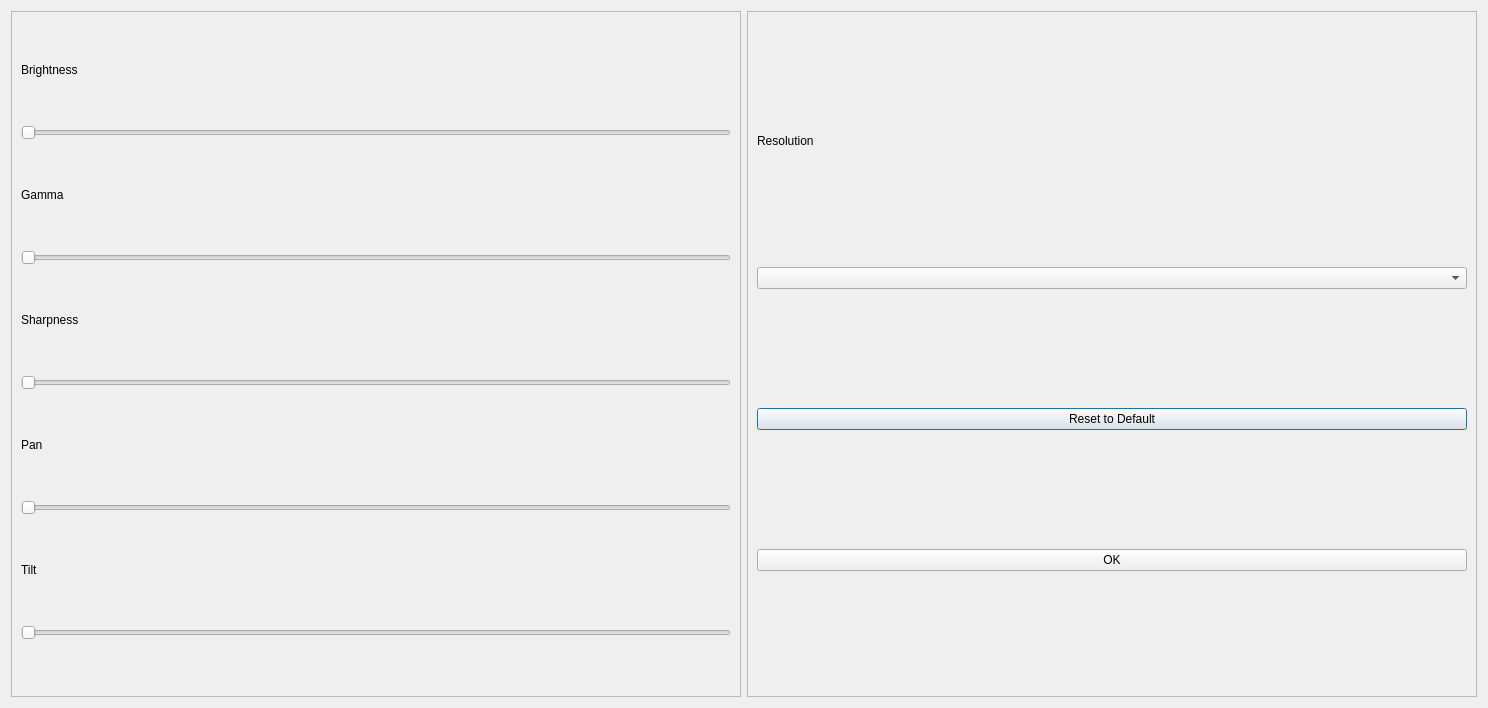
<?xml version="1.0" encoding="UTF-8"?>
<ui version="4.0">
 <class>camSettingsDialog</class>
 <widget class="QDialog" name="camSettingsDialog">
  <property name="geometry">
   <rect>
    <x>0</x>
    <y>0</y>
    <width>1488</width>
    <height>708</height>
   </rect>
  </property>
  <property name="windowTitle">
   <string>Camera Settings</string>
  </property>
  <layout class="QHBoxLayout" name="horizontalLayout">
   <item>
    <widget class="QFrame" name="settingsFrame1">
     <property name="sizePolicy">
      <sizepolicy hsizetype="Expanding" vsizetype="Preferred">
       <horstretch>0</horstretch>
       <verstretch>0</verstretch>
      </sizepolicy>
     </property>
     <property name="frameShape">
      <enum>QFrame::StyledPanel</enum>
     </property>
     <property name="frameShadow">
      <enum>QFrame::Raised</enum>
     </property>
     <layout class="QVBoxLayout" name="verticalLayout_2">
      <item>
       <widget class="QLabel" name="brightnessLabel">
        <property name="sizePolicy">
         <sizepolicy hsizetype="Fixed" vsizetype="Fixed">
          <horstretch>0</horstretch>
          <verstretch>0</verstretch>
         </sizepolicy>
        </property>
        <property name="frameShadow">
         <enum>QFrame::Plain</enum>
        </property>
        <property name="text">
         <string>Brightness</string>
        </property>
        <property name="alignment">
         <set>Qt::AlignBottom|Qt::AlignLeading|Qt::AlignLeft</set>
        </property>
       </widget>
      </item>
      <item>
       <widget class="QSlider" name="brightnessSlider">
        <property name="sizePolicy">
         <sizepolicy hsizetype="Minimum" vsizetype="Fixed">
          <horstretch>0</horstretch>
          <verstretch>0</verstretch>
         </sizepolicy>
        </property>
        <property name="orientation">
         <enum>Qt::Horizontal</enum>
        </property>
       </widget>
      </item>
      <item>
       <widget class="QLabel" name="gammaLabel">
        <property name="sizePolicy">
         <sizepolicy hsizetype="Fixed" vsizetype="Fixed">
          <horstretch>0</horstretch>
          <verstretch>0</verstretch>
         </sizepolicy>
        </property>
        <property name="text">
         <string>Gamma</string>
        </property>
       </widget>
      </item>
      <item>
       <widget class="QSlider" name="gammaSlider">
        <property name="enabled">
         <bool>true</bool>
        </property>
        <property name="sizePolicy">
         <sizepolicy hsizetype="Minimum" vsizetype="Fixed">
          <horstretch>0</horstretch>
          <verstretch>0</verstretch>
         </sizepolicy>
        </property>
        <property name="orientation">
         <enum>Qt::Horizontal</enum>
        </property>
       </widget>
      </item>
      <item>
       <widget class="QLabel" name="sharpnessLabel">
        <property name="sizePolicy">
         <sizepolicy hsizetype="Fixed" vsizetype="Fixed">
          <horstretch>0</horstretch>
          <verstretch>0</verstretch>
         </sizepolicy>
        </property>
        <property name="text">
         <string>Sharpness</string>
        </property>
       </widget>
      </item>
      <item>
       <widget class="QSlider" name="sharpnessSlider">
        <property name="orientation">
         <enum>Qt::Horizontal</enum>
        </property>
       </widget>
      </item>
      <item>
       <widget class="QLabel" name="panLabel">
        <property name="sizePolicy">
         <sizepolicy hsizetype="Fixed" vsizetype="Fixed">
          <horstretch>0</horstretch>
          <verstretch>0</verstretch>
         </sizepolicy>
        </property>
        <property name="text">
         <string>Pan</string>
        </property>
       </widget>
      </item>
      <item>
       <widget class="QSlider" name="panSlider">
        <property name="orientation">
         <enum>Qt::Horizontal</enum>
        </property>
       </widget>
      </item>
      <item>
       <widget class="QLabel" name="tiltLabel">
        <property name="sizePolicy">
         <sizepolicy hsizetype="Fixed" vsizetype="Fixed">
          <horstretch>0</horstretch>
          <verstretch>0</verstretch>
         </sizepolicy>
        </property>
        <property name="text">
         <string>Tilt</string>
        </property>
       </widget>
      </item>
      <item>
       <widget class="QSlider" name="tiltSlider">
        <property name="orientation">
         <enum>Qt::Horizontal</enum>
        </property>
       </widget>
      </item>
     </layout>
    </widget>
   </item>
   <item>
    <widget class="QFrame" name="settingsFrame2">
     <property name="sizePolicy">
      <sizepolicy hsizetype="Expanding" vsizetype="Preferred">
       <horstretch>0</horstretch>
       <verstretch>0</verstretch>
      </sizepolicy>
     </property>
     <property name="frameShape">
      <enum>QFrame::StyledPanel</enum>
     </property>
     <property name="frameShadow">
      <enum>QFrame::Raised</enum>
     </property>
     <layout class="QVBoxLayout" name="verticalLayout">
      <item>
       <widget class="QLabel" name="resolutionLabel">
        <property name="sizePolicy">
         <sizepolicy hsizetype="Fixed" vsizetype="Fixed">
          <horstretch>0</horstretch>
          <verstretch>0</verstretch>
         </sizepolicy>
        </property>
        <property name="text">
         <string>Resolution</string>
        </property>
       </widget>
      </item>
      <item>
       <widget class="QComboBox" name="resolutionBox">
        <property name="sizePolicy">
         <sizepolicy hsizetype="Minimum" vsizetype="Fixed">
          <horstretch>0</horstretch>
          <verstretch>0</verstretch>
         </sizepolicy>
        </property>
       </widget>
      </item>
      <item>
       <widget class="QPushButton" name="defaultResetButton">
        <property name="text">
         <string>Reset to Default</string>
        </property>
       </widget>
      </item>
      <item>
       <widget class="QPushButton" name="okButton">
        <property name="text">
         <string>OK</string>
        </property>
       </widget>
      </item>
     </layout>
    </widget>
   </item>
  </layout>
 </widget>
 <resources/>
 <connections/>
</ui>
